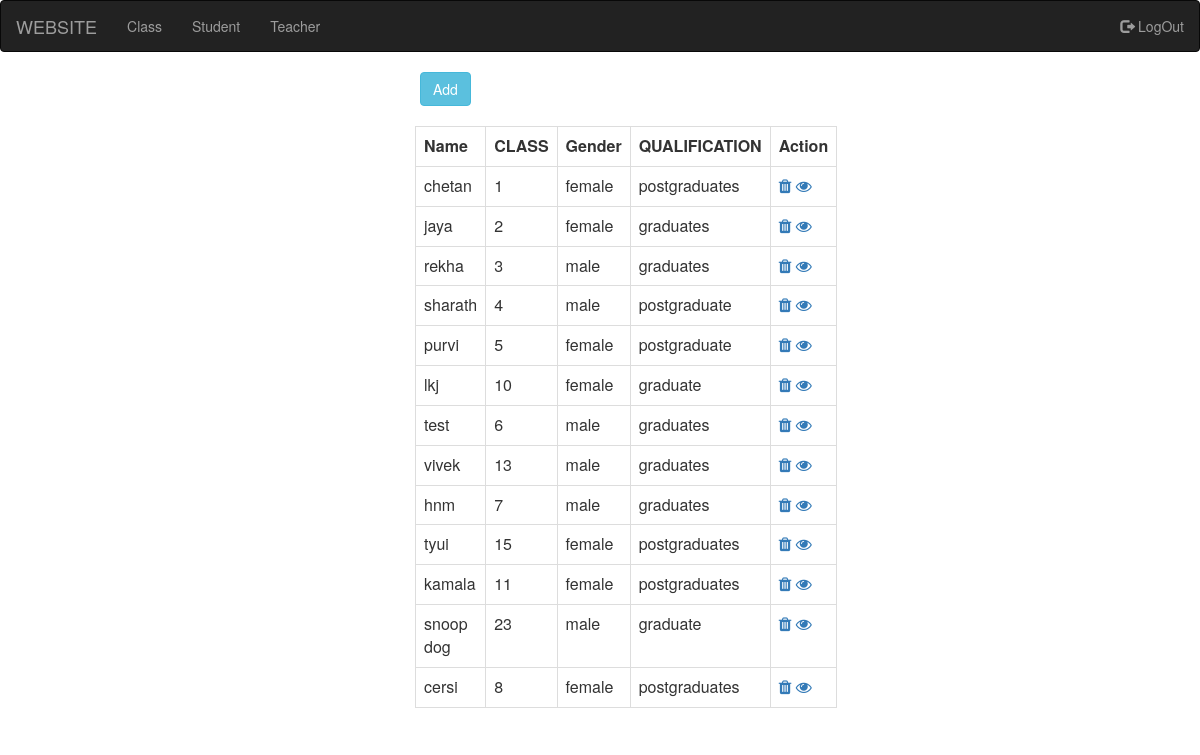
/TeacherList.php (signed in), run on the app's committed database.
### tables this page shows
CREATE TABLE `teachers` (
  `teacher_id` int(11) NOT NULL,
  `name` varchar(30) NOT NULL,
  `class` int(11) NOT NULL,
  `gender` varchar(30) NOT NULL,
  `qualification` varchar(30) NOT NULL,
  `status` int(11) DEFAULT '0'
);

### TeacherList.php (the view, shortened to what this page needs)
<?php
        include("dashboard.php");
?>
        <div class="container">
        	<div class="row">
        		<div class="col-sm-4"></div>
        		<div class="col-sm-4 ">
                    <button type="button" class="btn btn-info " data-toggle="modal" data-target="#myModal">Add</button>
        		</div>
        		<div class="col-sm-4"></div>
        	</div>
        </div>
        <div class="container-fluid">
        	<div class="row">
        		<div class="col-sm-4"></div>
        		<div class="col-sm-4">
        			<?php
        		    class select{
			 			public function fetch(){
    					$db= new db();
			            $conn=$db->connect();
			            $sql="select * from teachers where status='0'";
                        $res=mysqli_query($conn,$sql);
                         echo "<table class='table table-bordered'>";
			             echo "<tr> <th>Name</th> <th>CLASS</th> <th>Gender</th> <th>QUALIFICATION</th> <th>Action</th> </tr>";
			            while($row=mysqli_fetch_object($res))
			           {
                         echo "<tr><td> $row->name</td> <td> $row->class</td> <td> $row->gender</td> <td> $row->qualification</td>
                            <td> <a href='DeleteTeacher.php?id=$row->teacher_id'><i class='fa fa-trash'></i>
                            <a href='#'  data-toggle='modal' data-target='#editmodal' onclick='myFunction($row->teacher_id)'><i class='fa fa-eye'></i></a></td>
                         <tr>";
			           }
			           echo "</table>";
			        }
		        }
		         $obj = new select();
		         $obj->fetch();
		         ?>
                </div>
        		<div class="col-sm-4"></div>
        	</div>
        </div>

### dashboard.php (shortened to what this page needs)
<!DOCTYPE>
<html>
	<head>
		<link rel="stylesheet" href="https://maxcdn.bootstrapcdn.com/bootstrap/3.3.7/css/bootstrap.min.css">
  		<link rel="stylesheet" href="https://cdnjs.cloudflare.com/ajax/libs/font-awesome/4.7.0/css/font-awesome.min.css">
</head>
	</head>
	<body>
		<nav class="navbar navbar-inverse">
  			<div class="container-fluid">
    			<div class="navbar-header">
     		 		<a class="navbar-brand" href="#">WEBSITE</a>
   			 	</div>
	    		<ul class="nav navbar-nav">
		      		<li><a href="classList.php" class="active">Class</a></li>
		      		<li><a href="StudentList.php">Student</a></li>
		    	  	<li><a href="TeacherList.php">Teacher</a></li>
	    		</ul>
	    		<ul class="nav navbar-nav navbar-right">
     			 <li><a href="Logout.php"><span class="glyphicon glyphicon-log-out"></span> LogOut</a></li>
   				 </ul>
  			</div>
		</nav>
</body>
</html>

### data on the page
teachers: name "chetan", class "1", gender "female", qualification "postgraduates"
teachers: name "jaya", class "2", gender "female", qualification "graduates"
teachers: name "rekha", class "3", gender "male", qualification "graduates"
teachers: name "sharath", class "4", gender "male", qualification "postgraduate"
teachers: name "purvi", class "5", gender "female", qualification "postgraduate"
teachers: name "lkj", class "10", gender "female", qualification "graduate"
teachers: name "test", class "6", gender "male", qualification "graduates"
teachers: name "vivek", class "13", gender "male", qualification "graduates"
teachers: name "hnm", class "7", gender "male", qualification "graduates"
teachers: name "tyui", class "15", gender "female", qualification "postgraduates"
teachers: name "kamala", class "11", gender "female", qualification "postgraduates"
teachers: name "snoop dog", class "23", gender "male", qualification "graduate"
teachers: name "cersi", class "8", gender "female", qualification "postgraduates"
